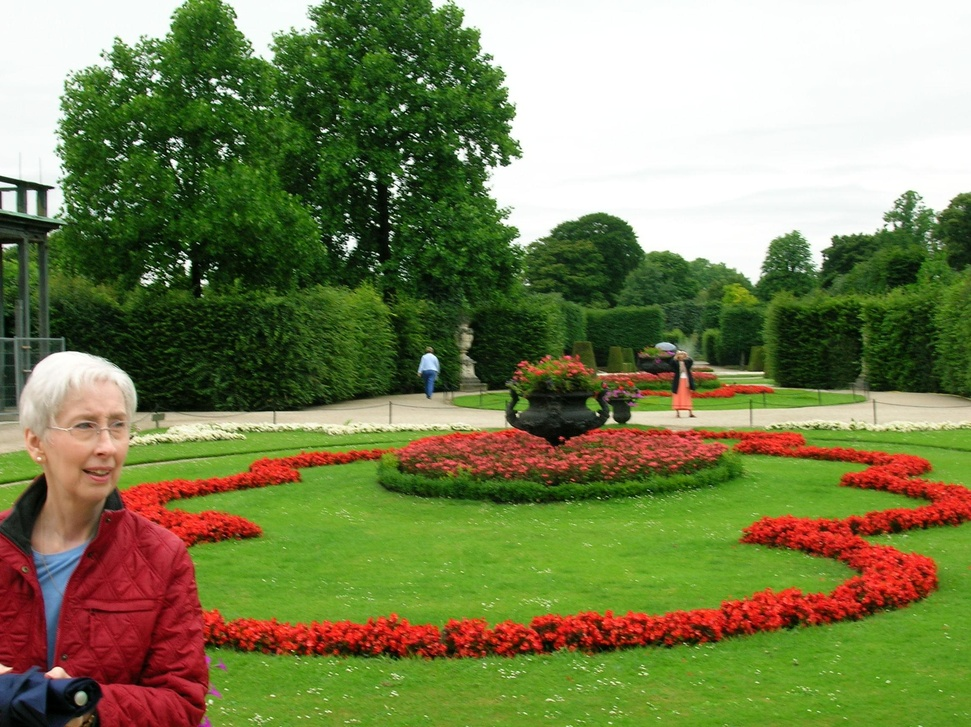
%> input picture Validation/Ch_13_Images/Vienna.jpg, 971 x 727 px, shrunk from 2288 x 1712 before the run
$ octave Listing_13_1.m   (GNU Octave 9; MATLAB toolbox functions it lacks are replaced by stand-ins)
%> lines starting %> are read from the running program, lines starting %| are printed output that depends on the picture
% Listing 13-1 - Exploring the sky situation
 clear
 clc
 close all

 v = imread('Vienna.jpg');
%> v is the input picture: size 727x971x3 uint8; mean R, G, B 121.5, 128.8, 81.9
 image(v)
 figure
 row = input('which row? ');
%> the answer given: 3
 red = v(row, :, 1);
%> red = 971 values, max 254 at index 439, min 18 at index 367, mean 221.1
 gr  = v(row, :, 2);
%> gr = 971 values, max 255 at index 180, min 48 at index 367, mean 230.6
 bl  = v(row, :, 3);
%> bl = 971 values, max 255 at index 179, min 5 at index 395, mean 219.8
 plot(red, 'r');
 hold on
 plot(gr, 'g');
 plot(bl, 'b');
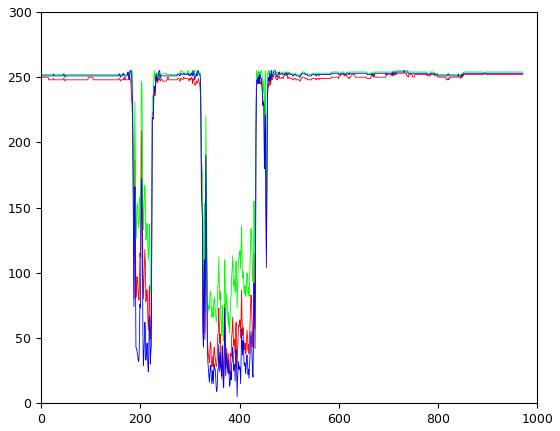
%> figure redrawn from the program's plot data; curve peaks at x = 439, y = 254; curve peaks at x = 180, y = 255; curve peaks at x = 179, y = 255

$ run again, with Validation/Ch_13_Images/Lake.jpg copied over Validation/Ch_13_Images/Vienna.jpg
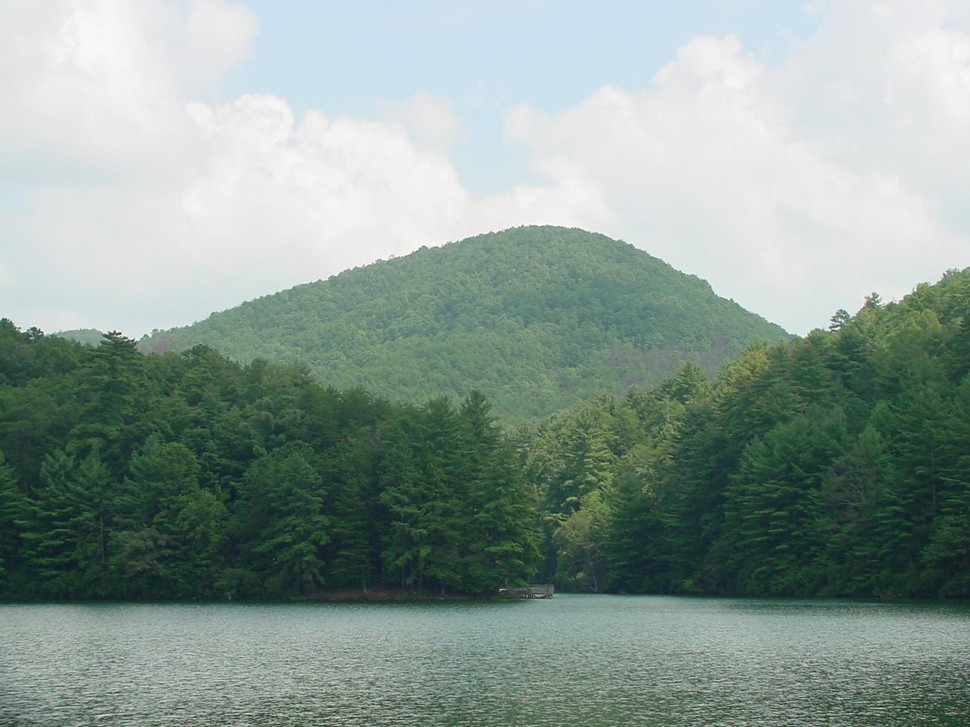
%> input picture Validation/Ch_13_Images/Lake.jpg, 970 x 727 px, shrunk from 1600 x 1200 before the run
%> v is the input picture: size 727x970x3 uint8; mean R, G, B 137.3, 154.2, 146.5
%> red = 970 values, max 244 at index 101, min 201 at index 641, mean 214.9
%> gr = 970 values, max 244 at index 101, min 222 at index 233, mean 227.7
%> bl = 970 values, max 244 at index 101, min 231 at index 1, mean 236.8
%> `plot(bl, 'b');`:
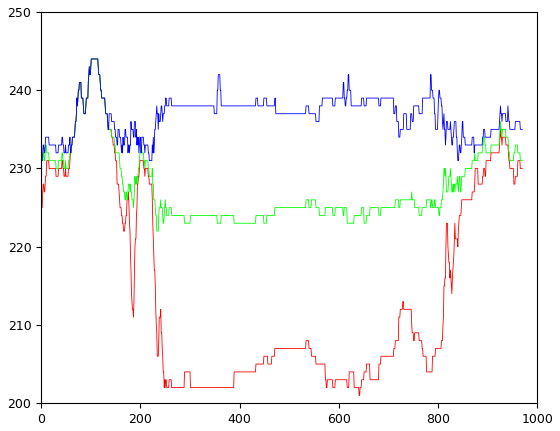
%> figure redrawn from the program's plot data; curve peaks at x = 101, y = 244

$ run again, with Validation/Ch_13_Images/Pep.jpg copied over Validation/Ch_13_Images/Vienna.jpg
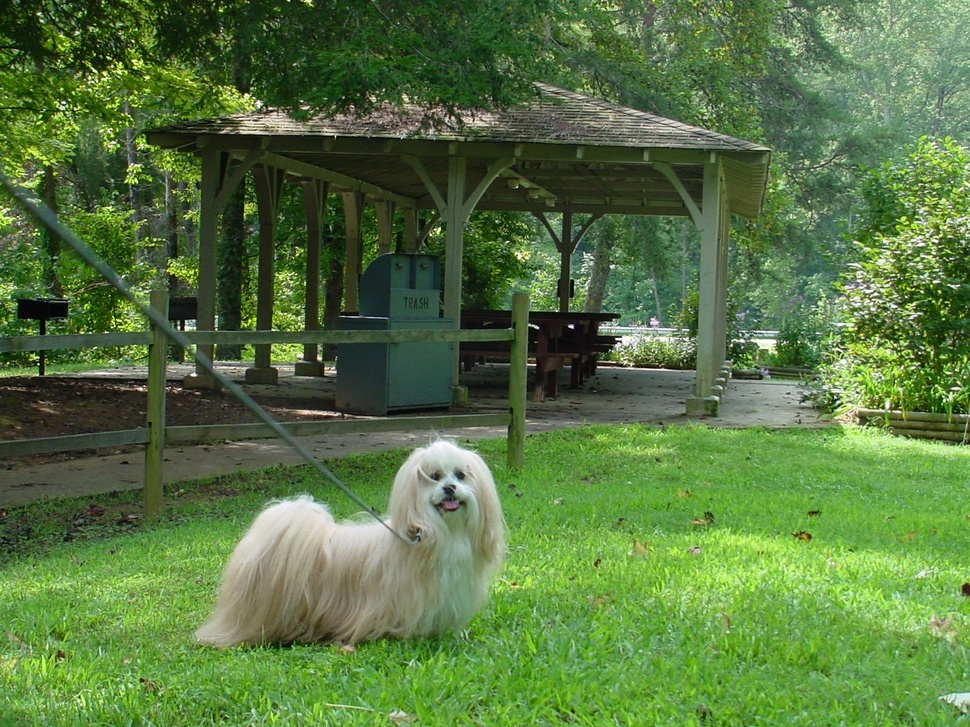
%> input picture Validation/Ch_13_Images/Pep.jpg, 970 x 727 px, shrunk from 1600 x 1200 before the run
%> v is the input picture: size 727x970x3 uint8; mean R, G, B 87.6, 118.1, 65.1
%> red = 970 values, max 219 at index 608, min 0 at index 54, mean 65.22
%> gr = 970 values, max 246 at index 881, min 18 at index 40, mean 92.76
%> bl = 970 values, max 202 at index 881, min 0 at index 12, mean 53.38
%> `plot(bl, 'b');`:
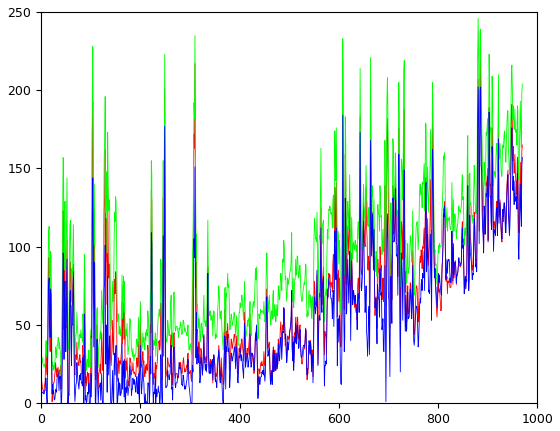
%> figure redrawn from the program's plot data; curve peaks at x = 608, y = 219; curve peaks at x = 881, y = 246; curve peaks at x = 881, y = 202
